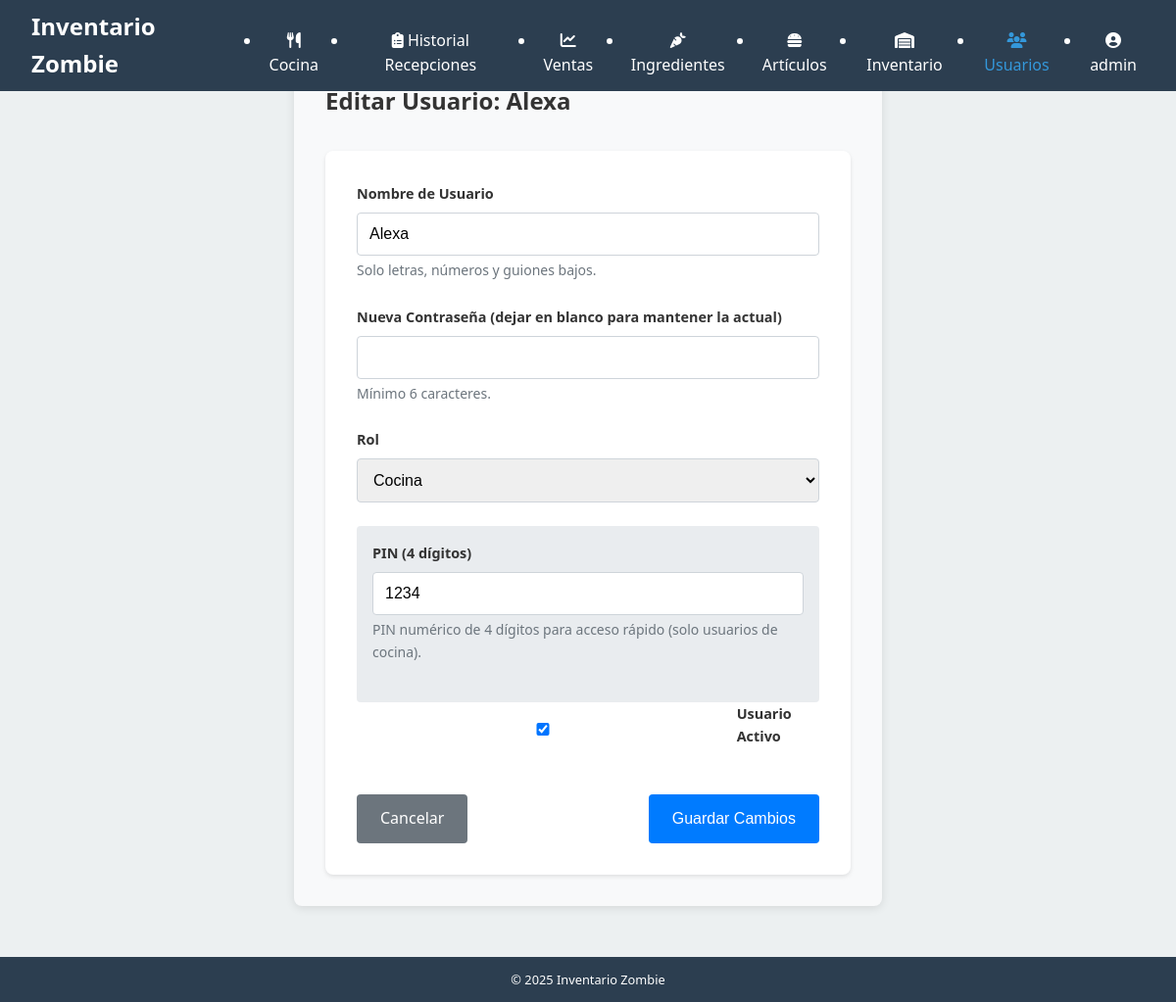
The app's page /auth/usuarios/editar/2 (signed in) with its own data.
### tables this page shows
CREATE TABLE Usuarios (
        id INTEGER PRIMARY KEY AUTOINCREMENT,
        nombre TEXT NOT NULL UNIQUE,
        contrasena_hash TEXT NOT NULL,
        pin TEXT,
        rol TEXT NOT NULL,
        activo BOOLEAN NOT NULL DEFAULT 1,
        fecha_creacion TEXT NOT NULL,
        ultimo_acceso TEXT,
        intentos_fallidos INTEGER DEFAULT 0
    );

### routes/auth.py (the view, shortened to what this page needs)
@auth_bp.route('/usuarios/editar/<int:id>', methods=['GET', 'POST'])
@login_required
@admin_required
def editar_usuario(id):
    conn = get_db_connection()
    usuario = conn.execute('SELECT * FROM Usuarios WHERE id = ?', (id,)).fetchone()
    if not usuario:
        conn.close()
        flash('Usuario no encontrado.', 'error')
        return redirect(url_for('auth.lista_usuarios'))
    conn.close()
    return render_template('auth/usuario_form.html', usuario=usuario, accion='editar')

### app.py (called while the page is built)
@login_manager.user_loader
def load_user(user_id):
    from routes.auth import User
    return User.get_by_id(user_id)

@app.template_global()
def now():
    return datetime.datetime.now()

@app.after_request
def add_cors_headers(response):
    response.headers.add('Access-Control-Allow-Origin', '*')
    response.headers.add('Access-Control-Allow-Headers', 'Content-Type,Authorization')
    response.headers.add('Access-Control-Allow-Methods', 'GET,PUT,POST,DELETE,OPTIONS')
    return response

### database.py (called while the page is built)
def get_db_connection():
    try:
        from flask import current_app
        db_path = current_app.config['DATABASE']
    except RuntimeError:
        import os
        root_dir = os.path.dirname(os.path.dirname(os.path.abspath(__file__)))
        db_path = os.path.join(root_dir, 'instance', 'inventario_zombie.sqlite')
        print(f"Connecting to database at: {db_path}")
    conn = sqlite3.connect(db_path, detect_types=sqlite3.PARSE_DECLTYPES)
    conn.row_factory = sqlite3.Row
    return conn

### routes/auth.py (called while the page is built)
def admin_required(view):
    @functools.wraps(view)
    def wrapped_view(*args, **kwargs):
        if not current_user.is_authenticated or current_user.rol != 'admin':
            flash('No tiene permisos para acceder a esta página.', 'error')
            return redirect(url_for('auth.access_denied'))
        return view(*args, **kwargs)
    return wrapped_view

    @staticmethod
    def get_by_id(user_id):
        conn = get_db_connection()
        user = conn.execute('SELECT * FROM Usuarios WHERE id = ?', (user_id,)).fetchone()
        conn.close()
        if user:
            return User(
                id=user['id'],
                nombre=user['nombre'],
                rol=user['rol'],
                activo=user['activo']
            )
        return None

### templates/auth/usuario_form.html (shortened to what this page needs)
{% extends "layout.html" %}
{% block content %}
<div class="user-form-container">
    <div class="form-header">
        <h2>
            {% if accion == 'nuevo' %}
            Crear Nuevo Usuario
            {% else %}
            Editar Usuario: {{ usuario.nombre }}
            {% endif %}
        </h2>
    </div>
    <form method="post">
        <div class="form-group">
            <label for="nombre">Nombre de Usuario</label>
            <input type="text" id="nombre" name="nombre"
                   value="{{ usuario.nombre if usuario else '' }}"
                   {% if accion == 'editar' %}readonly{% else %}required{% endif %}>
            <div class="field-info">Solo letras, números y guiones bajos.</div>
        </div>
        <div class="form-group">
            <label for="password">
                {% if accion == 'nuevo' %}
                Contraseña
                {% else %}
                Nueva Contraseña (dejar en blanco para mantener la actual)
                {% endif %}
            </label>
            <input type="password" id="password" name="password"
                   {% if accion == 'nuevo' %}required{% endif %}>
            <div class="field-info">Mínimo 6 caracteres.</div>
        </div>
        <div class="form-group">
            <label for="rol">Rol</label>
            <select id="rol" name="rol" required>
                <option value="cocina" {% if usuario and usuario.rol == 'cocina' %}selected{% endif %}>Cocina</option>
            </select>
        </div>
        <div id="role-cocina" class="role-specific {% if usuario and usuario.rol == 'cocina' %}active{% endif %}">
            <div class="form-group">
                <label for="pin">PIN (4 dígitos)</label>
                <input type="number" id="pin" name="pin" maxlength="4" pattern="[0-9]{4}"
                       value="{{ usuario.pin if usuario and usuario.pin else '' }}">
                <div class="field-info">PIN numérico de 4 dígitos para acceso rápido (solo usuarios de cocina).</div>
            </div>
        </div>
        {% if accion == 'editar' %}
        <div class="form-group checkbox-group">
            <input type="checkbox" id="activo" name="activo"
                   {% if usuario and usuario.activo %}checked{% endif %}>
            <label for="activo">Usuario Activo</label>
        </div>
        {% endif %}
        <div class="form-actions">
            <a href="{{ url_for('auth.lista_usuarios') }}" class="btn btn-secondary">Cancelar</a>
            <button type="submit" class="btn btn-primary">
                {% if accion == 'nuevo' %}
                Crear Usuario
                {% else %}
                Guardar Cambios
                {% endif %}
            </button>
        </div>
    </form>
</div>
{% endblock %}

### templates/layout.html (shortened to what this page needs)
<!DOCTYPE html>
<html lang="es">
<head>
    <link rel="stylesheet" href="{{ url_for('static', filename='css/main.css') }}">
    <link rel="stylesheet" href="https://cdnjs.cloudflare.com/ajax/libs/font-awesome/6.1.1/css/all.min.css">
</head>
<body>
    <header>
        <nav>
            <div class="logo">
                <a href="{{ url_for('index') }}">Inventario Zombie</a>
            </div>
            <ul class="nav-links">
                {% if current_user.is_authenticated %}
                    {% if current_user.rol == 'admin' %}
                        <li><a href="{{ url_for('recepciones_web.formulario') }}"><i class="fas fa-utensils"></i> Cocina</a></li>
                        <li><a href="{{ url_for('recepciones_web.historial') }}"><i class="fas fa-clipboard-list"></i> Historial Recepciones</a></li>
                        <li><a href="{{ url_for('ventas_web.lista') }}"><i class="fas fa-chart-line"></i> Ventas</a></li>
                        <li><a href="{{ url_for('ingredientes_web.index') }}"><i class="fas fa-carrot"></i> Ingredientes</a></li>
                        <li><a href="{{ url_for('articulos_web.index') }}"><i class="fas fa-hamburger"></i> Artículos</a></li>
                        <li><a href="{{ url_for('inventario_web.dashboard') }}"><i class="fas fa-warehouse"></i> Inventario</a></li>
                        <li><a href="{{ url_for('auth.lista_usuarios') }}"><i class="fas fa-users"></i> Usuarios</a></li>
                    {% elif current_user.rol == 'cocina' %}
                        <li><a href="{{ url_for('recepciones_web.formulario') }}"><i class="fas fa-utensils"></i> Recepción</a></li>
                        <li><a href="{{ url_for('recepciones_web.historial') }}"><i class="fas fa-clipboard-list"></i> Historial</a></li>
                    {% endif %}
                    <li class="user-menu">
                        <a href="#"><i class="fas fa-user-circle"></i> {{ current_user.nombre }}</a>
                    </li>
                {% else %}
                    <li><a href="{{ url_for('auth.login') }}"><i class="fas fa-sign-in-alt"></i> Iniciar Sesión</a></li>
                {% endif %}
            </ul>
        </nav>
    </header>
    <main class="container">
        {% block content %}{% endblock %}
    </main>
    <footer>
        <p>&copy; {{ now().year }} Inventario Zombie</p>
    </footer>
</body>
</html>

### static/css/main.css (style rules this page uses)
:root { --primary-color: #2c3e50; --secondary-color: #3498db; --accent-color: #e74c3c; --background-color: #ecf0f1; --text-color: #333; --light-text: #fff; --success-color: #2ecc71; --warning-color: #f39c12; --error-color: #e74c3c; --info-color: #3498db; }
* { margin: 0; padding: 0; box-sizing: border-box; }
body { font-family: 'Segoe UI', Tahoma, Geneva, Verdana, sans-serif; line-height: 1.6; color: var(--text-color); background-color: var(--background-color); }
.container { width: 95%; margin: 0 auto; padding: 10px; }
header { background-color: var(--primary-color); color: var(--light-text); padding: 0.5rem 0; position: fixed; top: 0; width: 100%; z-index: 1000; }
nav { display: flex; justify-content: space-between; align-items: center; padding: 0 1rem; }
.logo a { color: var(--light-text); text-decoration: none; font-size: 1.2rem; font-weight: bold; }
.nav-links { position: fixed; top: 0; right: -100%; width: 70%; height: 100vh; background-color: var(--primary-color); flex-direction: column; justify-content: flex-start; align-items: center; padding-top: 60px; transition: right 0.3s ease; z-index: 900; }
.nav-links li { margin: 1rem 0; width: 100%; text-align: center; }
.nav-links a { color: var(--light-text); text-decoration: none; font-size: 1.1rem; display: block; padding: 0.5rem 0; transition: background-color 0.3s; }
.nav-links a:hover, .nav-links a.active { background-color: var(--secondary-color); }
main { margin-top: 60px; min-height: calc(100vh - 110px); padding: 1rem 0; }
.btn { display: inline-block; background-color: var(--secondary-color); color: var(--light-text); padding: 0.5rem 1rem; border-radius: 4px; text-decoration: none; margin-top: 0.5rem; transition: background-color 0.3s; text-align: center; border: none; cursor: pointer; font-size: 0.9rem; }
form { background: white; padding: 1rem; border-radius: 8px; box-shadow: 0 2px 4px rgba(0, 0, 0, 0.1); width: 100%; margin: 0 auto; }
.form-group { margin-bottom: 0.8rem; }
label { display: block; margin-bottom: 0.3rem; font-weight: bold; font-size: 0.9rem; }
input, select, textarea { width: 100%; padding: 0.5rem; border: 1px solid #ddd; border-radius: 4px; font-size: 1rem; }
footer { background-color: var(--primary-color); color: var(--light-text); text-align: center; padding: 0.8rem 0; font-size: 0.8rem; }
@media screen and (min-width: 768px) { .container { width: 90%; padding: 20px; } }
@media screen and (min-width: 768px) { nav { padding: 0 2rem; } }
@media screen and (min-width: 768px) { .logo a { font-size: 1.5rem; } }
@media screen and (min-width: 768px) { .nav-links { position: static; width: auto; height: auto; background-color: transparent; display: flex; flex-direction: row; padding-top: 0; } }
@media screen and (min-width: 768px) { .nav-links li { margin-left: 1.5rem; margin-bottom: 0; width: auto; } }
@media screen and (min-width: 768px) { .nav-links a { font-size: 1rem; padding: 0; } }
@media screen and (min-width: 768px) { .nav-links a:hover, .nav-links a.active { background-color: transparent; color: var(--secondary-color); } }
@media screen and (min-width: 768px) { main { margin-top: 70px; padding: 2rem 0; } }
@media screen and (min-width: 768px) { form { padding: 2rem; } }
.btn-primary { background-color: var(--primary-color); }
.btn-secondary { background-color: var(--secondary-color); }

### templates/layout.html (style rules this page uses)
.user-menu { position: relative; }

### records on screen
Usuarios: nombre "admin"
Usuarios: nombre "Alexa", rol "Cocina", pin "1234", activo "☑"
